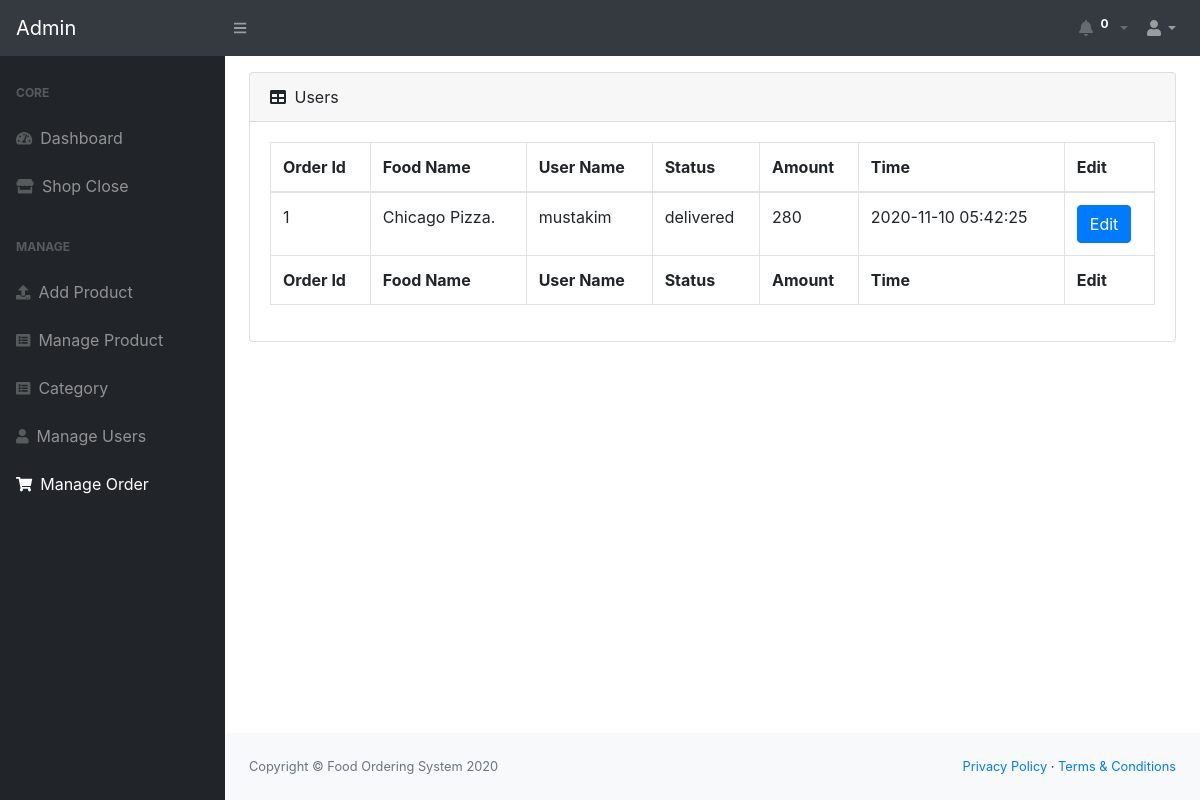
The page /admin/manage_order.php (signed in) on the database its author committed.
### tables this page shows
CREATE TABLE IF NOT EXISTS `take_order` (
  `take_ord_id` int(200) NOT NULL AUTO_INCREMENT,
  `ord_id` longtext NOT NULL CHECK (json_valid(`ord_id`)),
  `address_id` int(200) NOT NULL,
  `user_id` int(200) NOT NULL,
  `status` varchar(200) NOT NULL,
  `amount` int(200) NOT NULL,
  `msg` varchar(200) NOT NULL,
  `date_time` timestamp NOT NULL DEFAULT current_timestamp(),
  PRIMARY KEY (`take_ord_id`)
);

CREATE TABLE IF NOT EXISTS `order_detaile` (
  `ord_id` int(200) NOT NULL AUTO_INCREMENT,
  `user_id` int(200) NOT NULL,
  `food_id` int(200) NOT NULL,
  `food_rs` int(200) NOT NULL,
  `food_qty` int(200) NOT NULL,
  `amount` int(200) NOT NULL,
  `time` timestamp NOT NULL DEFAULT current_timestamp(),
  `ord_status` varchar(200) NOT NULL DEFAULT 'not confirm',
  PRIMARY KEY (`ord_id`)
);

CREATE TABLE IF NOT EXISTS `food` (
  `food_id` int(20) NOT NULL AUTO_INCREMENT,
  `food_img` varchar(20) NOT NULL,
  `food_name` varchar(20) NOT NULL,
  `food_descript` varchar(100) NOT NULL,
  `food_rs` int(15) NOT NULL,
  `category_id` int(200) NOT NULL,
  PRIMARY KEY (`food_id`),
  KEY `category_id` (`category_id`)
);

CREATE TABLE IF NOT EXISTS `users` (
  `user_id` int(20) NOT NULL AUTO_INCREMENT,
  `fname` varchar(20) NOT NULL,
  `lname` varchar(20) NOT NULL,
  `email` varchar(20) NOT NULL,
  `mobile` int(15) NOT NULL,
  `pass` varchar(20) NOT NULL,
  `datetime` timestamp NOT NULL DEFAULT current_timestamp(),
  PRIMARY KEY (`user_id`)
);

### admin/manage_order.php (the view, shortened to what this page needs)
<?php
if (isset($_SESSION['admin'])) {
    include 'sidebar_nav.php';
    $qr = "SELECT * FROM `take_order` INNER JOIN `users` WHERE `take_order`.`user_id`=`users`.`user_id` GROUP BY (take_ord_id)";
    $res = mysqli_query($conn, $qr);
?>
<main class="container-fluid">
    <div class="card mb-4 my-3">
        <div class="card-header">
            <i class="fas fa-table mr-1"></i>
            Users
        </div>
        <div class="card-body">
            <div class="table-responsive">
                <table class="table table-bordered" id="dataTable" width="100%" cellspacing="0">
                    <thead>
                        <tr class="text-capitalize">
                            <th>order id</th>
                            <th>Food Name</th>
                            <th>user Name</th>
                            <th>status</th>
                            <th>amount</th>
                            <th>time</th>
                            <th>Edit</th>
                        </tr>
                    </thead>
                    <tbody>
                        <?php while ($row = mysqli_fetch_assoc($res)) { ?>
                        <tr>
                            <td><?= $row['take_ord_id'] ?></td>
                            <td class="text-capitalize">
                                <?php
                                        $arr2 = json_decode($row['ord_id']);
                                        foreach ($arr2 as $arr3) {
                                            $qr_sel = "SELECT * FROM `order_detaile` INNER JOIN `food` WHERE `ord_id`=$arr3 AND `food`.`food_id`=`order_detaile`.`food_id`";
                                            $res_sel = mysqli_query($conn, $qr_sel);
                                            $name = mysqli_fetch_assoc($res_sel);
                                            echo $name['food_name'] . ".<br> ";
                                        } ?></td>
                            <td><?= $row['fname'] ?></td>
                            <td><?= $row['status'] ?></td>
                            <td><?= $row['amount'] ?></td>
                            <td><?= $row['date_time'] ?></td>
                            <td>
                                <a href="view_order.php?id=<?= $row['take_ord_id'] ?>" class="btn btn-primary"
                                    role="button">Edit</a>
                            </td>
                        </tr>
                        <?php } ?>
                    </tbody>
                    <tfoot>
                        <tr class="text-capitalize">
                            <th>order id</th>
                            <th>Food Name</th>
                            <th>user Name</th>
                            <th>status</th>
                            <th>amount</th>
                            <th>time</th>
                            <th>Edit</th>
                        </tr>
                    </tfoot>
                </table>
            </div>
        </div>
    </div>
</main>
<?php
    include 'footer.php';
} else {
    header('location:login.php');
}
?>

### rows shown on the page
take_order: take_ord_id "1", user.fname "mustakim", status "delivered", amount "280", date_time "2020-11-10 05:42:25"
order_detaile: food.food_name "Chicago Pizza"

### other values the page prints
$no_rows "0"
